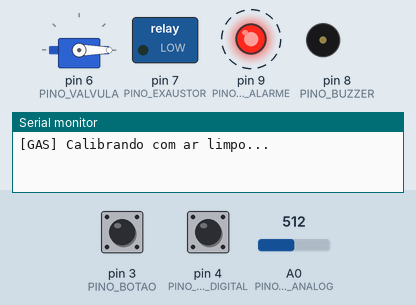
Recording of a sketch running on a simulated Arduino Uno, built with avr-gcc and run on an emulated ATmega328P. Parts: servo, switched loads named in the sketch (green lamp = pin HIGH), output pins drawn as LEDs (lit = HIGH), buzzer (waves = sounding), the last lines printed to the serial monitor. Dashed ring = blinking. The test bench sets the inputs (shaded band); at power-on: A0 (PINO_GAS_ANALOG) = 512, pin 3 (PINO_BOTAO) HIGH, pin 4 (PINO_GAS_DIGITAL) HIGH.

Above: at 0.87 s.
1.3 s: A0 (PINO_GAS_ANALOG) set to 846
At 4.0 s:
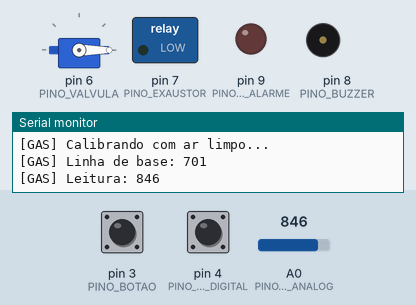
4.3 s: A0 (PINO_GAS_ANALOG) set to 872
At 4.65 s:
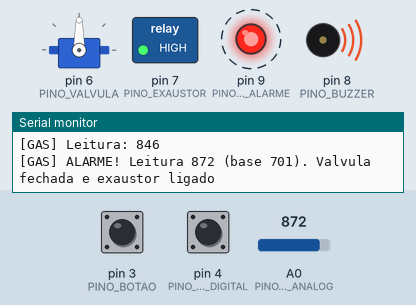
Timing chart, 0 to 16.3 s (numbered marks = the images above; inputs shaded):
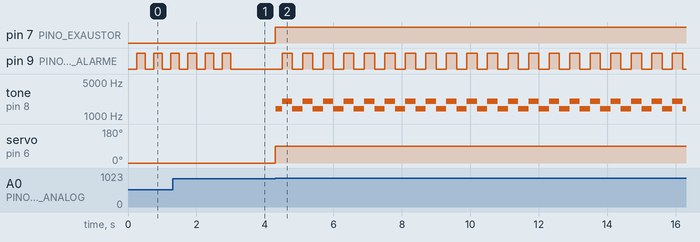

The sketch:

sketch.ino
```cpp
/*
 * ===========================================================================
 *  Escritório Inteligente | Automação 7: Detecção de vazamento de gás na copa
 * ---------------------------------------------------------------------------
 *  Problema: a copa do escritório tem fogão ou aquecedor a gás. Um vazamento
 *  fora do horário de uso pode passar despercebido e provocar incêndio.
 *
 *  Entradas: sensor de gás MQ-2 (saídas analógica AOUT e digital DOUT) e
 *            botão "Rearmar".
 *  Saídas:   servo da válvula de gás, relé do exaustor (com LED na carga),
 *            LED vermelho e buzzer.
 *
 *  Lógica:
 *    - Nos primeiros 3 s o sistema mede o ar limpo (linha de base).
 *    - Alarme se a leitura analógica passar da linha de base + 150
 *      OU se a saída digital do módulo for a nível baixo (redundância).
 *    - No alarme: fecha a válvula, liga o exaustor, LED pisca e sirene toca.
 *    - O alarme fica travado (latch). Só é rearmado pelo botão e somente
 *      quando o gás já voltou a um nível seguro (linha de base + 75).
 *
 *  Plataforma: Arduino Uno (ATmega328P), simulado no Wokwi.
 * ===========================================================================
 */
#include <Servo.h>

// ----------------------------- Pinos ---------------------------------------
const byte PINO_GAS_ANALOG  = A0;
const byte PINO_GAS_DIGITAL = 4;
const byte PINO_BOTAO       = 3;   // rearmar (INPUT_PULLUP)
const byte PINO_VALVULA     = 6;
const byte PINO_EXAUSTOR    = 7;
const byte PINO_BUZZER      = 8;
const byte PINO_LED_ALARME  = 9;

Servo valvula;

// ----------------------------- Parâmetros ----------------------------------
const unsigned long TEMPO_CALIBRACAO = 3000;  // ms medindo o ar limpo
const int MARGEM_ALARME = 150;                // acima da linha de base
const int MARGEM_SEGURA = 75;                 // nível para permitir o rearme
const int ANGULO_ABERTA = 0, ANGULO_FECHADA = 90;
const unsigned long DEBOUNCE = 50;

// ----------------------------- Estado --------------------------------------
enum Estado { CALIBRANDO, MONITORANDO, ALARME };
Estado estado = CALIBRANDO;
unsigned long inicioCalibracao = 0;
long somaCalibracao = 0;
int amostrasCalibracao = 0;
int linhaDeBase = 0;
unsigned long ultimoLog = 0;
int faseSirene = -1;   // -1 força a primeira troca de tom ao entrar em alarme

int leituraAnterior = HIGH, estadoEstavel = HIGH;
unsigned long ultimaMudanca = 0;

bool botaoApertado() {
  int leitura = digitalRead(PINO_BOTAO);
  bool apertou = false;
  if (leitura != leituraAnterior) ultimaMudanca = millis();
  if (millis() - ultimaMudanca > DEBOUNCE && leitura != estadoEstavel) {
    estadoEstavel = leitura;
    if (estadoEstavel == LOW) apertou = true;
  }
  leituraAnterior = leitura;
  return apertou;
}

void dispararAlarme(int leitura) {
  estado = ALARME;
  faseSirene = -1;
  valvula.write(ANGULO_FECHADA);
  digitalWrite(PINO_EXAUSTOR, HIGH);
  Serial.print(F("[GAS] ALARME! Leitura "));
  Serial.print(leitura);
  Serial.print(F(" (base "));
  Serial.print(linhaDeBase);
  Serial.println(F("). Valvula fechada e exaustor ligado"));
}

void rearmar() {
  estado = MONITORANDO;
  valvula.write(ANGULO_ABERTA);
  digitalWrite(PINO_EXAUSTOR, LOW);
  digitalWrite(PINO_LED_ALARME, LOW);
  noTone(PINO_BUZZER);
  Serial.println(F("[GAS] Sistema rearmado: valvula aberta"));
}

void setup() {
  Serial.begin(9600);
  pinMode(PINO_GAS_DIGITAL, INPUT);
  pinMode(PINO_BOTAO, INPUT_PULLUP);
  pinMode(PINO_EXAUSTOR, OUTPUT);
  pinMode(PINO_BUZZER, OUTPUT);
  pinMode(PINO_LED_ALARME, OUTPUT);
  valvula.attach(PINO_VALVULA);
  valvula.write(ANGULO_ABERTA);
  inicioCalibracao = millis();
  Serial.println(F("[GAS] Calibrando com ar limpo..."));
}

void loop() {
  unsigned long agora = millis();
  int leitura = analogRead(PINO_GAS_ANALOG);
  bool digitalAcusou = digitalRead(PINO_GAS_DIGITAL) == LOW;
  bool apertou = botaoApertado();

  switch (estado) {
    case CALIBRANDO:
      somaCalibracao += leitura;
      amostrasCalibracao++;
      digitalWrite(PINO_LED_ALARME, (agora / 250) % 2);  // pisca rápido calibrando
      if (agora - inicioCalibracao >= TEMPO_CALIBRACAO) {
        linhaDeBase = somaCalibracao / amostrasCalibracao;
        estado = MONITORANDO;
        digitalWrite(PINO_LED_ALARME, LOW);
        Serial.print(F("[GAS] Linha de base: "));
        Serial.println(linhaDeBase);
      }
      break;

    case MONITORANDO:
      if (leitura > linhaDeBase + MARGEM_ALARME || digitalAcusou) dispararAlarme(leitura);
      break;

    case ALARME: {
      // Sirene de dois tons e LED piscando, alternando a cada 300 ms
      int fase = (agora / 300) % 2;
      if (fase != faseSirene) {          // troca o tom só na virada da fase
        faseSirene = fase;
        digitalWrite(PINO_LED_ALARME, fase ? HIGH : LOW);
        tone(PINO_BUZZER, fase ? 2000 : 1400);
      }
      if (apertou) {
        if (leitura <= linhaDeBase + MARGEM_SEGURA && !digitalAcusou) rearmar();
        else Serial.println(F("[GAS] Rearme recusado: gas ainda acima do nivel seguro"));
      }
      break;
    }
  }

  if (estado != CALIBRANDO && agora - ultimoLog >= 2000) {  // registro periódico
    ultimoLog = agora;
    Serial.print(F("[GAS] Leitura: "));
    Serial.println(leitura);
  }
}
```

Measured:
- the behaviour switches between 858 and 859 on A0 (PINO_GAS_ANALOG) (found by bisection; images 1 and 2)
- after the input at 4.3 s, pin 7 (PINO_EXAUSTOR): LOW → HIGH at once; pin 9 (PINO_LED_ALARME): alternates HIGH for 0.30 s and LOW for 0.30 s, starting after 0.20 s; tone on pin 8 (PINO_BUZZER): silent → 1400 Hz at once, then repeats every 0.60 s: 2000 Hz 0.30 s, 1400 Hz 0.30 s; servo on pin 6 (PINO_VALVULA): 0° → 90° at once
- by itself, pin 9 (PINO_LED_ALARME): alternates HIGH for 0.25 s and LOW for 0.25 s, 7 changes in all, then stays LOW
